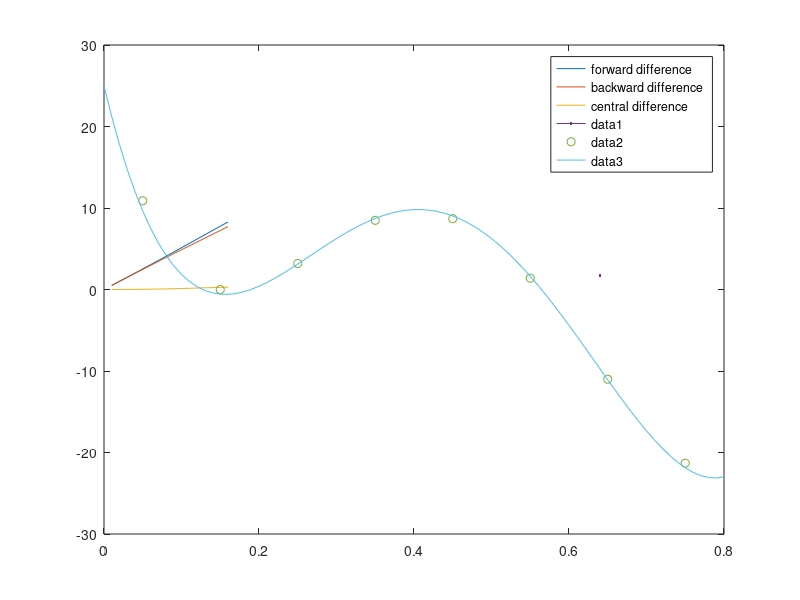

Recreate this plot in MATLAB. (Note: this script raises an error after producing the figure.)


%% Forward difference: Error vs h
f   = @(x) 7*x.^4;
f_p = @(x) 28*x.^3;

h=[0.16 0.08 0.04 0.01];
%h=0.01:0.01:0.16;
x=3;
f_approx = (f(x+h)-f(x))./h;
f_true=f_p(x);
E=abs((f_approx-f_true)/f_true)*100;
plot(h,E)
hold on

%% Backwards difference: Error vs h
f_approx = (f(x)-f(x-h))./h;
f_true=f_p(x);
E=abs((f_approx-f_true)/f_true)*100
plot(h,E)

%% Central Difference: Error vs h
f_approx = (f(x+h)-f(x-h))./(2*h);
f_true=f_p(x);
E=abs((f_approx-f_true)/f_true)*100
plot(h,E)
legend('forward difference','backward difference','central difference')


%% Second Derivative
x=2;
h=0.64;
%h=[0.01:0.01:0.64] % to see that error goes down quadratically
f_p2 = @(x) 3*28*x.^2;
f_approx = (f(x+h)-2*f(x)+f(x-h))./(h.^2)
f_true=f_p2(x)
E=abs((f_approx-f_true)/f_true)*100
plot(h,E)

%% Richardson Extrapolation
f_true=0.7449;
f_r = @(x) 5*x.*exp(-2.*x);
h=[0.5 0.25 0.125 0.0625] ;
x=0.35;
A_h =(f_r(x+h)-f_r(x-h))./(2*h);
A_h2=(f_r(x+h/2)-f_r(x-h/2))./(h);
T=(1/3)*(4*A_h2-A_h)


%% MATLAB IMPLEMENTAION diff gradient
% diff returns differences of vector elements
f = @(x) 0.2 + 25*x - 200*x.^2 + 675*x.^3 - 900*x.^4 + 400*x.^5;
x = 0:0.1:0.8;
y = f(x);
d= diff(y)./diff(x)
% If the x grid is equally spaces we could simply divide by the segment
% length
d1=diff(f(x))/0.1;
% d (and d1) contain the derivative estimates 
% at midpoints
n = length(x);
xm = (x(1:n -1)+x(2:n))./2; %vector of midpoints


% Analytical Derivative
xa = 0:.01:.8;
ya = 25 - 400*xa + 3*675*xa.^2 - 4*900*xa.^3 + 5*400*xa.^4;

plot(xm,d,'o',xa,ya)

%% Other uses of diff
x=[1 2 3 4 5 7]
diff(x)
%check for unequal spacing 
if any(diff(diff(x)) ~= 0), error('unequal spacing'), end

%%
x=[1 2 3 4 5 2]

% ascending or descending vector
if any(diff(x) <= 0), error('not in ascending order'), end

%% gradient
f = @(x) 0.2 + 25*x - 200*x.^2 + 675*x.^3 - 900*x.^4 + 400*x.^5;
x = 0:0.1:0.8;
y = f(x);
dy = gradient(y,0.1) % uses interval 2*0.1
xa = 0:.01:.8;
ya = 25 - 400*xa + 3*675*xa.^2 - 4*900*xa.^3 + 5*400*xa.^4;
plot(x,dy,'o', xa,ya)

%% 2D gradiient
x = -2:0.1:2;
y = x';
z = x .* exp(-x.^2 - y.^2);
[px,py] = gradient(z);

[X,Y]=meshgrid(x,y)


figure
subplot(1,2,1)
surf(X,Y,z)
subplot(1,2,2)
contour(x,y,z)
hold on
quiver(x,y,px,py)
hold off

%%

k=[0:100]; n=k';
a=sin(k).*sin(n)



%%
x=2;
h=0.5;

f = [0.05 0.12952 0.24197 0.35207 ...
    0.39894 0.35207 0.24197 0.12952 0.05399];

f_approx = (f(3:end)-2*f(2:(end-1))+f(1:(end-2)))./(h.^2)

